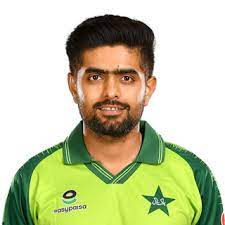
#> input picture Coding/Faces/babar/babar1.jpeg, 225 x 225 px, found by its file name; its folder holds only this picture in this run
$ python faces_train.py
#> lines starting #> are read from the running program, lines starting #| are printed output that depends on the picture
import os
import cv2 as cv
import numpy as np

# AVAILABLE PEOPLE
people = ["babar", "saim"]

# ARRAYS FOR LABELS AND FEATURES
features = []
labels = []

# DIRECTORY PATH
DIR = r"G:\Courses\OpenCvLib\Coding\Faces"

# INCLUDING CASCADE FILE  --> (NOT VERY EFFICIENT --> CHANCES OF ERROR IN COUNTING)
haar_cascade = cv.CascadeClassifier("machine/haar_face.xml")

# CREATE TRAIN FUNCTION
def create_train_func():
    # LOOPING THROUGH PEOPLE
    # counter = 0
    for person in people:
        path = os.path.join(DIR, person)
        label = people.index(person)
        # LOOPING THROUGH IMAGES
        for img in os.listdir(path):
            img_path = os.path.join(path, img)
            # READING IMAGE
            img_array = cv.imread(img_path)
#> img_array is the input picture: shape (225, 225, 3); mean B, G, R 161.7, 199.6, 196.1
            # cv.imshow(f"Image{counter}", img_array)
            # CONVERTING IMAGE TO GRAYSCALE
            gray = cv.cvtColor(img_array, cv.COLOR_BGR2GRAY)
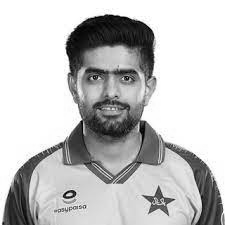
#> gray: shape (225, 225); min 0, max 255, mean 194.3

            # DETECTING FACES
            face_rectangle = haar_cascade.detectMultiScale(gray, scaleFactor=1.1, minNeighbors=4)
#> face_rectangle = [[62, 38, 97, 97]]
            for (x, y, w, h) in face_rectangle:
                face_roi = gray[y:y+h, x:x+w] # ROI --> REGION OF INTEREST
                features.append(face_roi)
                labels.append(label)
#> this loop made 1 pass
#> pass 1, in create_train_func, `face_roi = gray[y:y+h, x:x+w]`:
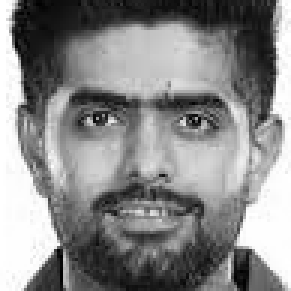
#> face_roi: shape (97, 97) (shown 3 times larger); min 0, max 255, mean 136.6
#> after the loop, features = 1 item; labels = [0]
#> pass 2 of the loop in create_train_func, `for person in people:`:
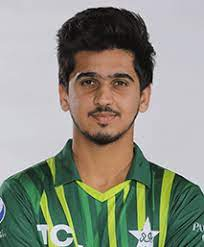
#> input picture Coding/Faces/saim/saim1.jpeg, 204 x 247 px, found by its file name
#> in create_train_func, img_array is the input picture: shape (247, 204, 3); mean B, G, R 131.7, 144.7, 141.6
#> in create_train_func, `gray = cv.cvtColor(img_array, cv.COLOR_BGR2GRAY)`:
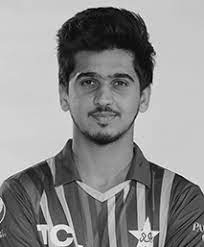
#> gray: shape (247, 204); min 0, max 254, mean 142.3
#> face_rectangle = [[53, 42, 103, 103]]
#> the loop in create_train_func, `for (x, y, w, h) in face_rectangle:` made 1 pass
#> pass 1, in create_train_func, `face_roi = gray[y:y+h, x:x+w]`:
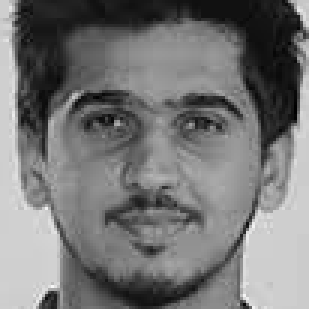
#> face_roi: shape (103, 103) (shown 3 times larger); min 0, max 247, mean 117.7
#> after the loop in create_train_func, `for (x, y, w, h) in face_rectangle:`: features = 2 items; labels = [0, 1]


            # counter += 1
    # print("Counter = ", counter)

# CALLING FUNCTION
create_train_func()

# DISPLAYING THE FEATURES AND LABELS
print(f"Length of the features = {len(features)}")
#| Length of the features = 2
print(f"Length of the labels = {len(labels)}")
#| Length of the labels = 2

# CONVERTING FEATURES AND LABELS TO NUMPY ARRAYS
features = np.array(features, dtype="object")
labels = np.array(labels)

# TRAINING THE RECOGNIZER ON THE FEATURES AND LABELS
face_recognizer = cv.face.LBPHFaceRecognizer_create()
face_recognizer.train(features, labels)

# SAVING THE RECOGNIZER
face_recognizer.save("face_trained.yml")
np.save("features.npy", features)
np.save("label.npy", labels)

cv.waitKey(0)
